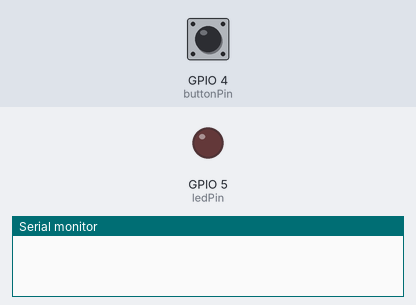
The sketch below on a simulated ESP32. Parts: output pins drawn as LEDs (lit = HIGH), the last lines printed to the serial monitor. The inputs (shaded band) are chosen by the test bench; at power-on: GPIO 4 (buttonPin) LOW.

Above: at 1.2 s.
1.3 s: GPIO 4 (buttonPin) pulled HIGH for 0.15 s
At 2.1 s:
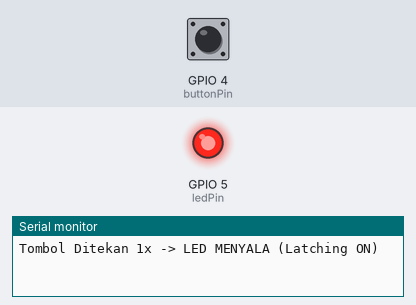
2.9 s: GPIO 4 (buttonPin) pulled HIGH for 1 s
At 3.4 s:
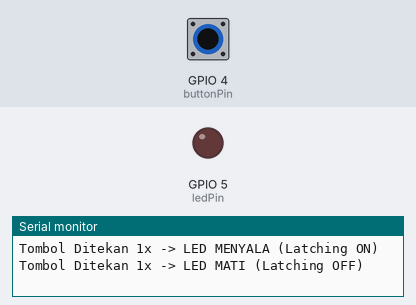
5.4 s: GPIO 4 (buttonPin) pulled HIGH for 3.2 s
At 6.5 s:
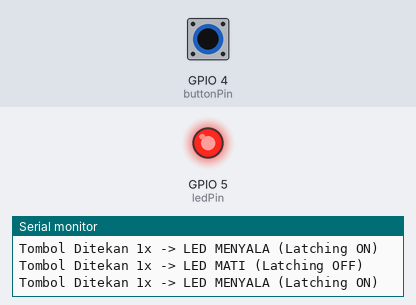
Timing chart, 0 to 8.4 s (numbered marks = the images above; inputs shaded):
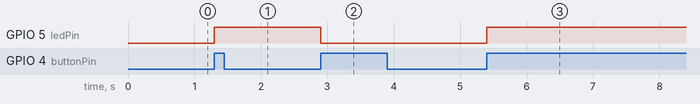

Measured:
- after the input at 1.3 s, GPIO 5 (ledPin): LOW → HIGH at once
- after the input at 2.9 s, GPIO 5 (ledPin): HIGH → LOW at once
- after the input at 5.4 s, GPIO 5 (ledPin): LOW → HIGH at once

The sketch:

sketch_sep8a.ino
```cpp
#include <Arduino.h>

// Deklarasi Pin (GPIO 4 = D2 NodeMCU, GPIO 5 = D1 NodeMCU)
const int buttonPin = 4;
const int ledPin = 5;

// 1. STATE TRACKING: Variabel memori untuk menyimpan status LED dan Tombol
bool ledState = false;      // Menyimpan kondisi LED (false = MATI, true = MENYALA)
int lastButtonState = LOW;  // Menyimpan kondisi pembacaan tombol sebelumnya

void setup() {
  Serial.begin(115200);

  // Konfigurasi pin input (Rangkaian Pull-Down Eksternal 10k Ohm)
  pinMode(buttonPin, INPUT);
  pinMode(ledPin, OUTPUT);

  // Kriteria 1: Memastikan LED dalam keadaan MATI saat pertama kali dinyalakan
  digitalWrite(ledPin, LOW);
}

void loop() {
  // Membaca status logika tombol saat ini
  int currentButtonState = digitalRead(buttonPin);

  // LOGIKA STATE TRACKING & RISING EDGE DETECTION:
  // Memeriksa hanya saat terjadi perubahan dari LOW ke HIGH (saat tombol BARU DITEKAN)
  if (currentButtonState == HIGH && lastButtonState == LOW) {

    // Toggle Status: Membalikkan nilai boolean (True -> False, False -> True)
    ledState = !ledState;

    // Memperbarui kondisi fisik LED sesuai nilai ledState
    digitalWrite(ledPin, ledState ? HIGH : LOW);

    // Menampilkan status pada Serial Monitor
    if (ledState) {
      Serial.println("Tombol Ditekan 1x -> LED MENYALA (Latching ON)");
    } else {
      Serial.println("Tombol Ditekan 1x -> LED MATI (Latching OFF)");
    }

    // 2. DEBOUNCING: Memberikan jeda 200 ms untuk meredam pantulan mekanis tombol fisik
    //    Mencegah efek flickering (perubahan status acak/berkedip saat ditekan)
    delay(200);
  }

  // Menyimpan pembacaan saat ini untuk dibandingkan pada iterasi loop berikutnya
  lastButtonState = currentButtonState;
}
```
